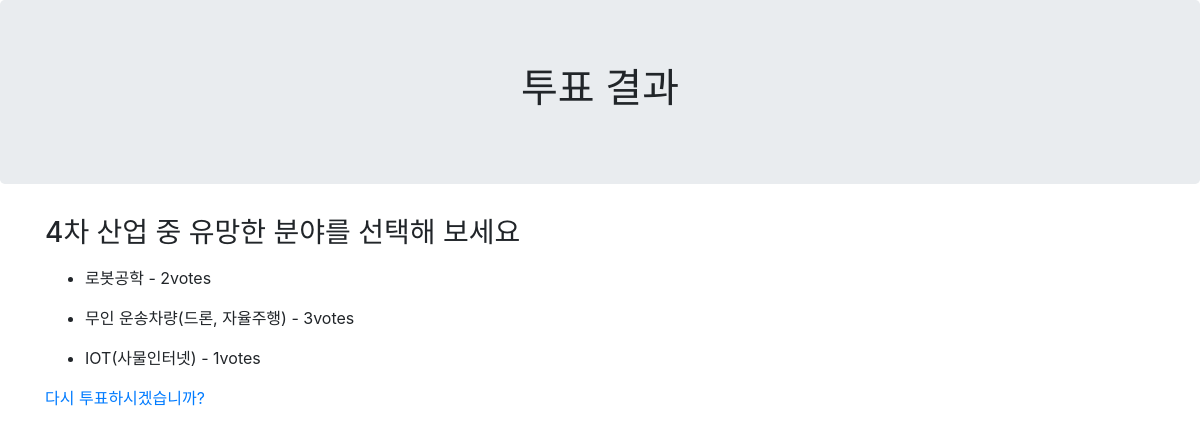
Before: /poll/3/results/ with the older database file.
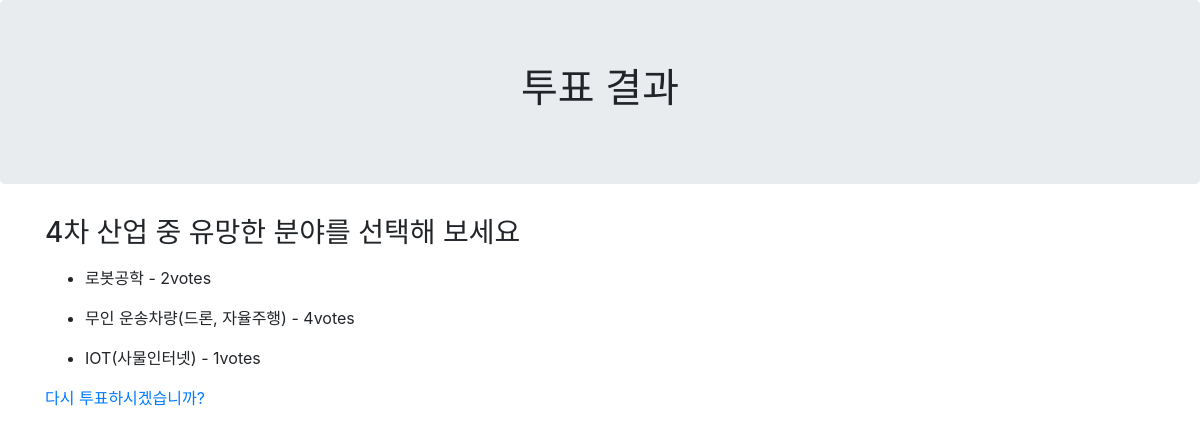
After: the same page with the newer database file.
### poll/models.py (models this page shows, shortened)
class Question(models.Model):
    question_text = models.CharField(max_length=200)
    pub_date = models.DateTimeField('date published')

class Choice(models.Model):
    question = models.ForeignKey(Question, on_delete=models.CASCADE)
    choice_text = models.CharField(max_length=200)
    votes = models.IntegerField(default=0)

### poll/views.py (the view)
# urls.py: path("<int:question_id>/results/", views.results, name='results'),
def results(request, question_id):
    question = get_object_or_404(Question, pk=question_id)
    context = {'question': question}
    return render(request, 'poll/results.html', context)

### templates/poll/results.html (shortened to what this page needs)
{% load static %}
<!DOCTYPE html>
<html>
<head>
    <link rel="stylesheet" href="{% static 'poll/bootstrap.css' %}">
</head>
<body>
  <div class="jumbotron">
        <div class="text-center">
            <h1>투표 결과</h1>
        </div>
  </div>
  <div class="container">
    <h3>{{ question.question_text }}</h3>
    <ul>
      {% for choice in question.choice_set.all %}
      <li class="my-3">
        {{ choice.choice_text }} - {{ choice.votes }}votes
      </li>
      {% endfor %}
    </ul>
    <a href="{% url 'poll:detail' question.id %}" >다시 투표하시겠습니까?</a>
  </div>
</body>
</html>

Changed rows visible on the page:
changed Choice "무인 운송차량(드론, 자율주행)": votes "3" → "4"
